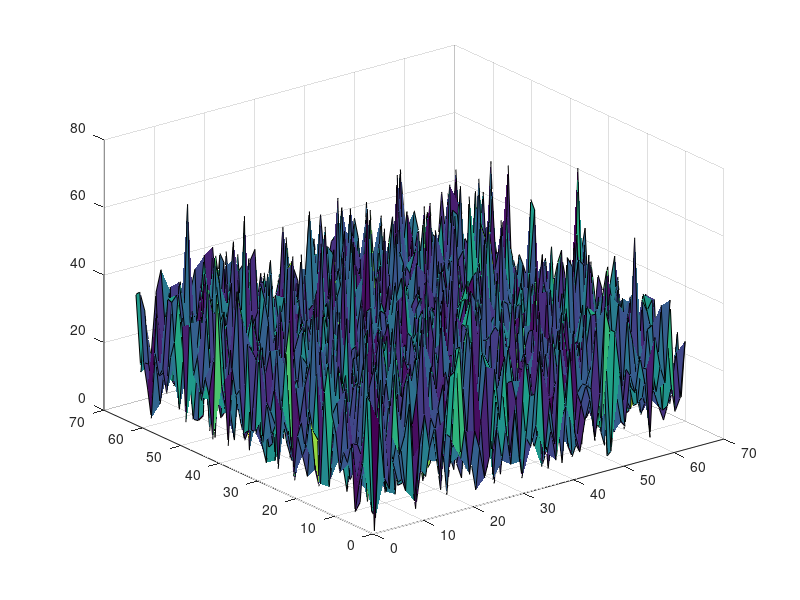

Here is the MATLAB script that generated this plot: (Note: this script raises an error after producing the figure.)
clear all;
close all;

k=10;

grid_rows=63;
grid_cols=63;

N=grid_rows*grid_cols;

B=ones(N,1)*[-1,-1,4,-1,-1];
B(grid_cols+1:grid_cols:N,4)=0;
B(grid_cols:grid_cols:N,2)=0;
d=[-grid_cols,-1,0,1,grid_cols];

A=spdiags(B,d,N,N);

clear('B','d');
%X=peaks(grid_rows);
X=rand(grid_rows,grid_cols);
X=X-mean(mean(X));
u=reshape(X,N,1);
b=A*u;
x=rand(N,1);
x=x-mean(x);

figure;
X0=reshape(x,grid_rows,grid_cols);
surf(abs(fft2(X0-X)));


xk0=x;
rk0=norm(A*xk0-b);
%%
vcycle('v1',2,'v2',5,'v3',2,'smoother',@Jacobi)
xv=vcycle(A,b,x,grid_rows,grid_cols,5);

Xv=reshape(xv,grid_rows,grid_cols);

xj=Jacobi(A,b,x,5);
Xj=reshape(xj,grid_rows,grid_cols);

figure;
surf(abs(fft2(Xv-X)));
zlim([0,50]);caxis([0,50]);
set(gca,'visible','off');

figure;
surf(abs(fft2(Xj-X)));
zlim([0,50]);caxis([0,50]);
set(gca,'visible','off');